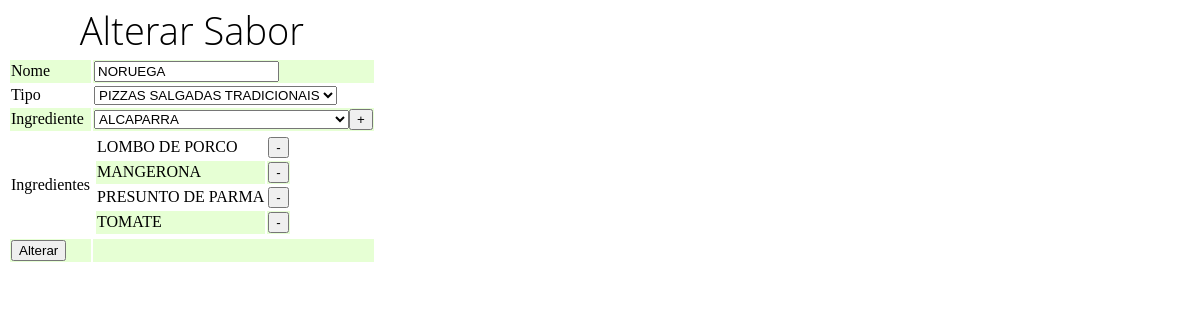
/pizzariaC.php?codigo=4, run on the app's committed database.
### tables this page shows
CREATE TABLE sabor (
	codigo integer not null,
	nome varchar(100) not null,
	tipo integer not null,
	foreign key (tipo) references tipo(codigo),
	primary key (codigo)
);

CREATE TABLE saboringrediente (
	sabor integer not null,
	ingrediente integer not null,
	foreign key (sabor) references sabor(codigo),
	foreign key (ingrediente) references ingrediente(codigo),
	primary key (sabor, ingrediente)
);

CREATE TABLE ingrediente (
	codigo integer not null,
	nome varchar(100) not null,
	primary key (codigo)
);

### pizzariaC.php (the view, shortened to what this page needs)
<html>
<head>
	<link rel="stylesheet" href="style.css">
</head>
<body>
	<?php
	if (isset($_GET["codigo"])) {
		$db = new SQLite3("pizzaria.db");
		$db->exec("PRAGMA foreign_keys = ON");
		$sabor = $db->query("select * from sabor where codigo = " . $_GET["codigo"]);
		$s = $sabor->fetchArray();
		if ($s === false) {
			echo "<font color=\"red\">Sabor não encontrado</font>";
		} else {
			$db = new SQLite3("pizzaria.db");
			echo '<form name="insert" action="pizzariaC.php" method="post">';
			echo '<table>';
			echo '<caption><h1>Alterar Sabor</h1></caption>';
			echo '<tbody>';
			echo "<tr><td><input hidden type=\"text\" name=\"codigo\" value=\"" . $_GET["codigo"] . "\"></td></tr>";
			echo '<tr>';
			$nome = $db->query("select sabor.nome as nome from sabor where codigo = " . $_GET["codigo"]);
			while ($n = $nome->fetchArray()) {
				echo '<td><label for="nome">Nome</label></td>';
				echo "<td><input type=\"text\" name=\"nome\" id=\"nome\" value=\"" . $n["nome"] . "\" pattern=\"[A-Z\s]+$\"></td>";
			}
			echo '</tr>';
			echo '<tr>';
			echo '<td><label for="tipo">Tipo</label></td>';
			echo '<td><select name="tipo" id="tipo">';
			$results = $db->query("select * from tipo");
			while ($row = $results->fetchArray()) {
				$tp = $db->query("select tipo.codigo as codigo, tipo.nome as nome from tipo join sabor on sabor.tipo = tipo.codigo where sabor.codigo =" . $_GET["codigo"]);
				while ($rowtipo = $tp->fetchArray()) {
					echo "<option value=\"nome\" selected disabled hidden>" . $rowtipo["nome"] . "</option>";
				}
			}
			echo '</select></td>';
			echo '</tr>';
			echo '<tr>';
			echo '<td><label for="ingrediente">Ingrediente</label></td>';
			echo '<td>';
			echo '<select name="ingrediente" id="ingrediente">';
			$results2 = $db->query(trim("select * from ingrediente "));
			while ($row2 = $results2->fetchArray()) {
				echo "<option value=\"" . $row2["codigo"] . "\">" . $row2["nome"] . "</option>\n";
			}
			echo '</select>';
			echo '<input name="adicionar" type="button" value="+" onclick="add()">';
			echo '</td>';
			echo '</tr>';
			echo '<tr>';
			echo '<td><label for="lista">Ingredientes</label></td>';
			echo '<td><table id="lista">';
			$ingredienteSabor = $db->query("select * from saboringrediente join ingrediente on saboringrediente.ingrediente = ingrediente.codigo where saboringrediente.sabor=" . $_GET["codigo"]);
			while ($ingrediente = $ingredienteSabor->fetchArray()) {
				echo '<tr><td value="' . $ingrediente["codigo"] . '" class="ingredienteEscolhido">' . $ingrediente["nome"] . '</td><td><input type="button" value="-" onclick="del(this)"></td></tr>';
			}
			echo '</table></td>';
			echo '</tr>';
			echo '<tr>';
			echo '<td><input type="submit" name="Alterar" value="Alterar" onClick="preencheIngredientes()"></td>';
			echo '<td><input type="text" id="componenteIngredientes" name="componenteIngredientes" hidden value=""></td>';
			echo '</tr>';
			echo '</tbody>';
			echo '</table>';
			echo '</form>';
		}
	}
	?>
</body>
</html>

### style.css (style rules this page uses)
tr:nth-child(even) { background-color: #e6ffd4; }
h1 { font-weight: 300; font-size: 38px; margin: 0px 0px 0px 0px; line-height: 120%; font-family: 'Open sans', sans-serif; }

### data on the page
sabor: nome "NORUEGA"
saboringrediente: ingrediente.nome "LOMBO DE PORCO"
saboringrediente: ingrediente.nome "MANGERONA"
saboringrediente: ingrediente.nome "PRESUNTO DE PARMA"
saboringrediente: ingrediente.nome "TOMATE"

### other printed values
form field tipo "PIZZAS SALGADAS TRADICIONAIS"
form field ingrediente "ALCAPARRA"
